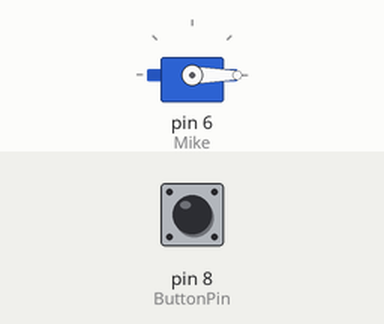
Recording of a sketch running on a simulated Arduino Uno, built with avr-gcc and run on an emulated ATmega328P. Shown: servo. The inputs (shaded band) are chosen by the test bench; at power-on: pin 8 (ButtonPin) LOW.

Above: at 1.2 s.
1.3 s: pin 8 (ButtonPin) pulled HIGH for 0.15 s
At 1.9 s:
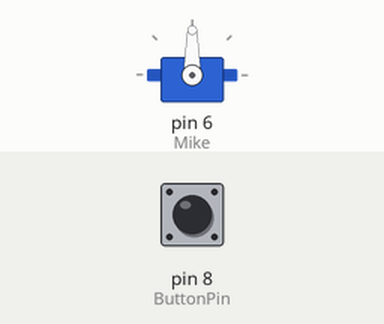
2.9 s: pin 8 (ButtonPin) pulled HIGH for 1 s
At 4.3 s:
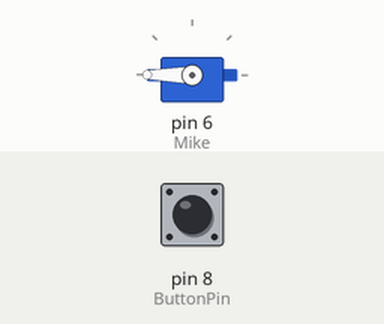
5.4 s: pin 8 (ButtonPin) pulled HIGH for 3.2 s
At 6.2 s:
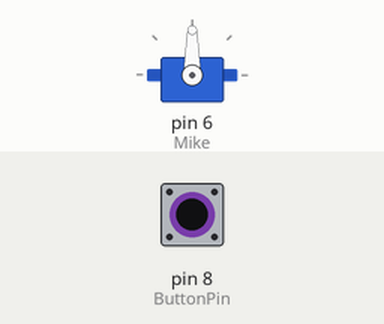
Timing chart, 0 to 8.4 s (numbered marks = the images above; inputs shaded):
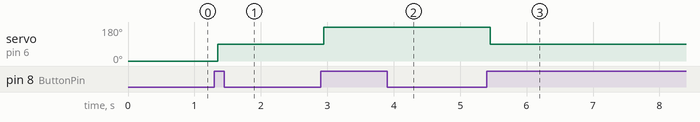

The sketch:

Servo_Position_Change.ino
```cpp
#include <Servo.h>
Servo Mike;
int ButtonPin = 8;
int State = 0;
int ButtonState;
long LastDebounceTime = 0;
long DebounceDelay = 50;
int LastButtonState = LOW;


void setup() {
  Mike.attach(6);
  pinMode(ButtonPin, INPUT);
  Mike.write(0);
}

void loop() {

  int Reading = digitalRead(ButtonPin);

  if (Reading != LastButtonState) {
    LastDebounceTime = millis();
  }

  if ((millis() - LastDebounceTime) > DebounceDelay) {

    if (Reading != ButtonState) {
      ButtonState = Reading;

      if (ButtonState == HIGH) {
        State = State + 1;
      }
    }
  }
  if (State > 4) {
    State = 0;
  }

  switch (State) {
    case 1:
      Mike.write(90);
      break;

    case 2:
      Mike.write(180);
      break;

    case 3:
      Mike.write(90);
      break;

    case 4:
      Mike.write(0);
      break;
  }

  LastButtonState = Reading;

}
```

Measured:
- after the input at 1.3 s, servo on pin 6 (Mike): 0° → 90° after 0.05 s
- after the input at 2.9 s, servo on pin 6 (Mike): 90° → 180° after 0.05 s
- after the input at 5.4 s, servo on pin 6 (Mike): 180° → 90° after 0.05 s
